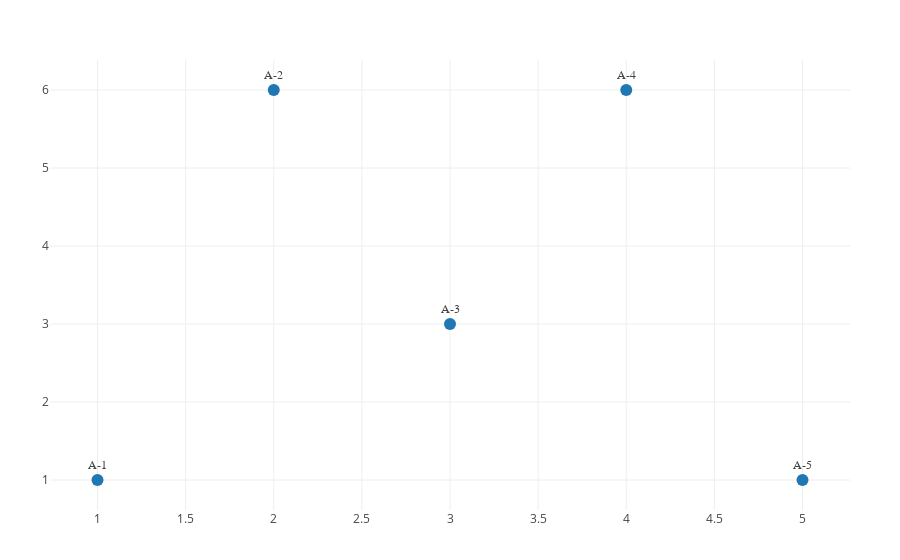

Here is the notebook cell this chart was saved with:
### Code cell
plot(t1)

### Figure 1 — Plotly figure (JSON) as saved in the notebook; plotly's stock layout.template omitted (floating-point values rounded to 4 significant figures)
{"data": [{"marker": {"size": 12}, "mode": "markers+text", "name": "Team A", "text": ["A-1", "A-2", "A-3", "A-4", "A-5"], "textfont": {"family": "Raleway, sans-serif"}, "textposition": "top center", "type": "scatter", "x": [1, 2, 3, 4, 5], "y": [1, 6, 3, 6, 1]}], "layout": {"margin": {"b": 50, "l": 50, "r": 50, "t": 60}}}
